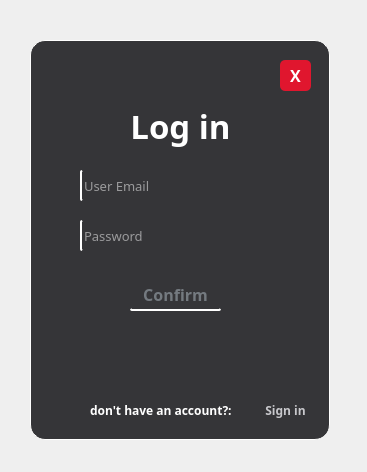
<?xml version="1.0" encoding="UTF-8"?>
<ui version="4.0">
 <class>LoginWindow</class>
 <widget class="QWidget" name="LoginWindow">
  <property name="geometry">
   <rect>
    <x>0</x>
    <y>0</y>
    <width>367</width>
    <height>472</height>
   </rect>
  </property>
  <property name="baseSize">
   <size>
    <width>0</width>
    <height>0</height>
   </size>
  </property>
  <property name="font">
   <font>
    <hintingpreference>PreferDefaultHinting</hintingpreference>
   </font>
  </property>
  <property name="contextMenuPolicy">
   <enum>Qt::ContextMenuPolicy::ActionsContextMenu</enum>
  </property>
  <property name="windowTitle">
   <string>Log in</string>
  </property>
  <property name="windowOpacity">
   <double>0.950000000000000</double>
  </property>
  <property name="autoFillBackground">
   <bool>false</bool>
  </property>
  <property name="styleSheet">
   <string notr="true"/>
  </property>
  <widget class="QWidget" name="widget" native="true">
   <property name="geometry">
    <rect>
     <x>30</x>
     <y>40</y>
     <width>300</width>
     <height>400</height>
    </rect>
   </property>
   <property name="styleSheet">
    <string notr="true">
background-color: #353538;
border: none;
border-radius: 15px;
border: 1px solid white;
</string>
   </property>
   <widget class="QLabel" name="lbl_Login">
    <property name="geometry">
     <rect>
      <x>20</x>
      <y>60</y>
      <width>261</width>
      <height>51</height>
     </rect>
    </property>
    <property name="font">
     <font>
      <family>Cascadia Code SemiBold</family>
      <pointsize>25</pointsize>
      <bold>true</bold>
      <hintingpreference>PreferDefaultHinting</hintingpreference>
     </font>
    </property>
    <property name="layoutDirection">
     <enum>Qt::LayoutDirection::LeftToRight</enum>
    </property>
    <property name="styleSheet">
     <string notr="true">border:none;
color: white;</string>
    </property>
    <property name="text">
     <string>Log in</string>
    </property>
    <property name="alignment">
     <set>Qt::AlignmentFlag::AlignCenter</set>
    </property>
   </widget>
   <widget class="QLineEdit" name="lbl_email">
    <property name="geometry">
     <rect>
      <x>50</x>
      <y>130</y>
      <width>201</width>
      <height>31</height>
     </rect>
    </property>
    <property name="font">
     <font>
      <family>Cascadia Mono SemiBold</family>
      <pointsize>10</pointsize>
      <hintingpreference>PreferDefaultHinting</hintingpreference>
     </font>
    </property>
    <property name="styleSheet">
     <string notr="true">QLineEdit{
color: white;
 border: none;
border-left: 2px solid white;
border-radius: 2px;
}

QLineEdit:focus {
border-left: 2px solid #747a80;
}</string>
    </property>
    <property name="text">
     <string/>
    </property>
    <property name="cursorPosition">
     <number>0</number>
    </property>
    <property name="alignment">
     <set>Qt::AlignmentFlag::AlignLeading|Qt::AlignmentFlag::AlignLeft|Qt::AlignmentFlag::AlignVCenter</set>
    </property>
    <property name="placeholderText">
     <string>User Email</string>
    </property>
   </widget>
   <widget class="QLineEdit" name="lbl_password">
    <property name="geometry">
     <rect>
      <x>50</x>
      <y>180</y>
      <width>201</width>
      <height>31</height>
     </rect>
    </property>
    <property name="font">
     <font>
      <family>Cascadia Mono SemiBold</family>
      <pointsize>10</pointsize>
      <bold>false</bold>
      <hintingpreference>PreferDefaultHinting</hintingpreference>
     </font>
    </property>
    <property name="styleSheet">
     <string notr="true">QLineEdit{
color: white;
 border: none;
border-left: 2px solid white;
border-radius: 2px;
}

QLineEdit:focus {
border-left: 2px solid #747a80;
}</string>
    </property>
    <property name="placeholderText">
     <string>Password</string>
    </property>
   </widget>
   <widget class="QPushButton" name="butt_Confirm">
    <property name="geometry">
     <rect>
      <x>100</x>
      <y>240</y>
      <width>91</width>
      <height>31</height>
     </rect>
    </property>
    <property name="font">
     <font>
      <family>Cascadia Mono SemiBold</family>
      <pointsize>12</pointsize>
      <bold>true</bold>
      <hintingpreference>PreferDefaultHinting</hintingpreference>
     </font>
    </property>
    <property name="cursor">
     <cursorShape>PointingHandCursor</cursorShape>
    </property>
    <property name="styleSheet">
     <string notr="true">QPushButton{
color: #747a80;
border: none;
border-bottom: 2px solid white;
border-radius: 2px;

}

QPushButton:hover {
border-bottom-color: #747a80;
margin: 3px 0 0 0;
color: white;
 
}</string>
    </property>
    <property name="text">
     <string>Confirm</string>
    </property>
   </widget>
   <widget class="QPushButton" name="switchToSignIn">
    <property name="geometry">
     <rect>
      <x>230</x>
      <y>360</y>
      <width>51</width>
      <height>20</height>
     </rect>
    </property>
    <property name="font">
     <font>
      <family>Cascadia Code SemiBold</family>
      <bold>true</bold>
      <hintingpreference>PreferDefaultHinting</hintingpreference>
     </font>
    </property>
    <property name="cursor">
     <cursorShape>PointingHandCursor</cursorShape>
    </property>
    <property name="layoutDirection">
     <enum>Qt::LayoutDirection::LeftToRight</enum>
    </property>
    <property name="autoFillBackground">
     <bool>false</bool>
    </property>
    <property name="styleSheet">
     <string notr="true">QPushButton {
border:none;
color:#c8c8cc;
}
QPushButton:hover{
border:none;
color:#ededf0;
padding: 0 0 2px 0;
}

</string>
    </property>
    <property name="text">
     <string>Sign in</string>
    </property>
   </widget>
   <widget class="QLabel" name="label">
    <property name="geometry">
     <rect>
      <x>60</x>
      <y>360</y>
      <width>161</width>
      <height>20</height>
     </rect>
    </property>
    <property name="font">
     <font>
      <family>Cascadia Code SemiBold</family>
      <bold>true</bold>
      <hintingpreference>PreferDefaultHinting</hintingpreference>
     </font>
    </property>
    <property name="styleSheet">
     <string notr="true">border:none;
color:white;</string>
    </property>
    <property name="text">
     <string>don't have an account?:</string>
    </property>
   </widget>
   <widget class="QPushButton" name="btn_close">
    <property name="geometry">
     <rect>
      <x>250</x>
      <y>20</y>
      <width>31</width>
      <height>31</height>
     </rect>
    </property>
    <property name="font">
     <font>
      <family>Arial Black</family>
      <pointsize>12</pointsize>
      <bold>true</bold>
      <hintingpreference>PreferDefaultHinting</hintingpreference>
     </font>
    </property>
    <property name="cursor">
     <cursorShape>PointingHandCursor</cursorShape>
    </property>
    <property name="styleSheet">
     <string notr="true">QPushButton{
border-radius: 5px;
background-color:#e0162e;
color:white;
border:none;
}

QPushButton:hover{
background-color:#f24b4b;

}


</string>
    </property>
    <property name="text">
     <string>X</string>
    </property>
   </widget>
  </widget>
 </widget>
 <resources/>
 <connections/>
</ui>
